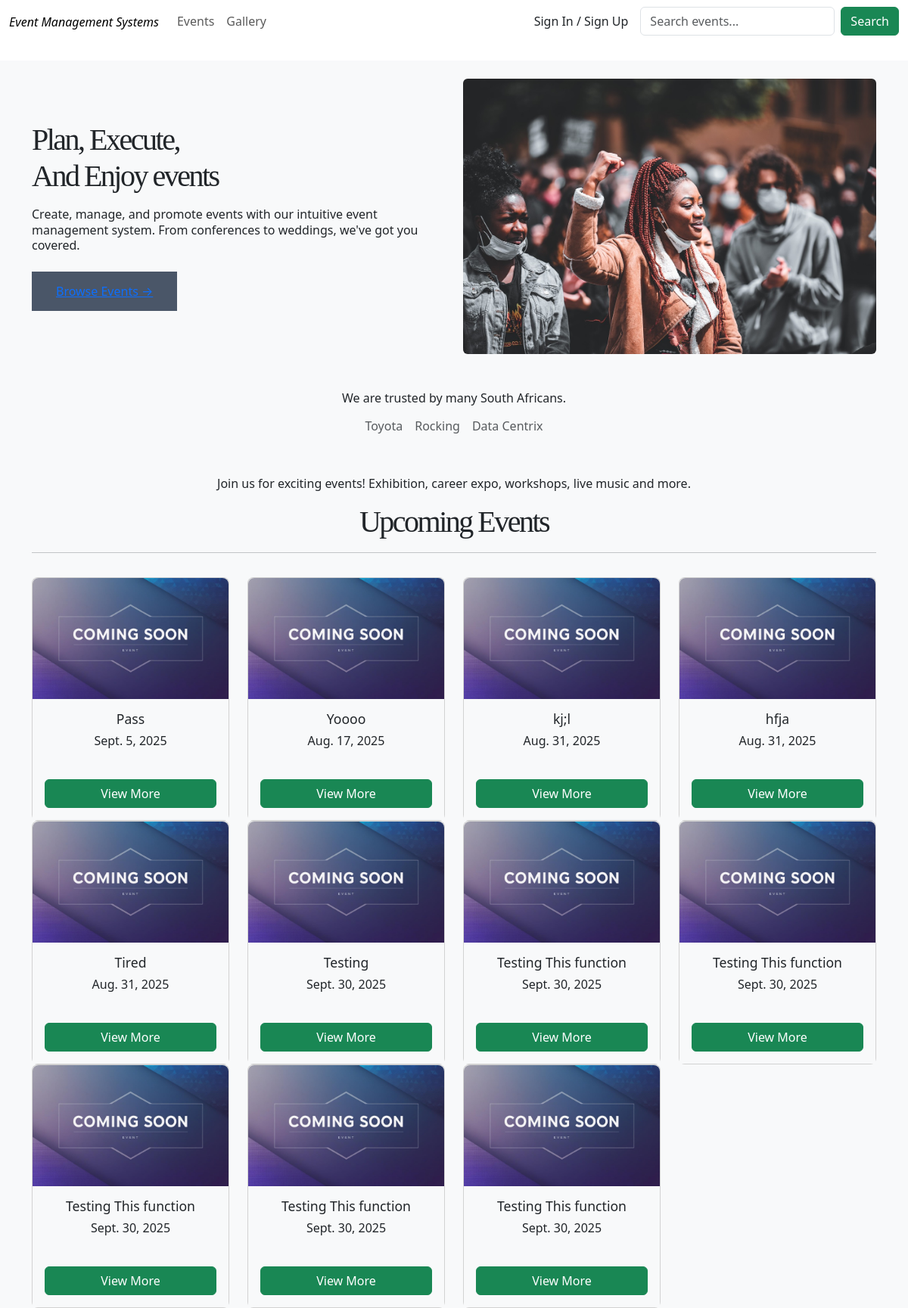
The page / on the database its author committed.
### event_app/models.py (models this page shows, shortened)
class Event(models.Model):
    MUSIC_ARTS = 'music-arts'
    BUSINESS = 'business'
    SPORTS = 'sports'
    TECHNOLOGY = 'technology'
    FOOD_DRINK = 'food-drink'
    HEALTH_WELLNESS = 'health-wellness'
    EDUCATION = 'education'
    COMMUNITY = 'community'
    CHARITY = 'charity'
    GOVERNMENT = 'government'
    TOURISM = 'tourism'
    CATEGORY_CHOICES = [
        (MUSIC_ARTS, 'Music & Arts'),
        (BUSINESS, 'Business & Professional'),
        (SPORTS, 'Sports & Fitness'),
        (TECHNOLOGY, 'Technology'),
        (FOOD_DRINK, 'Food & Drink'),
        (HEALTH_WELLNESS, 'Health & Wellness'),
        (EDUCATION, 'Education & Learning'),
        (COMMUNITY, 'Community & Culture'),
        (CHARITY, 'Charity & Fundraising'),
        (GOVERNMENT, 'Government & Politics'),
        (TOURISM, 'Tourism & Hospitality'),
    ]
    DRAFT = 'draft'
    PUBLISHED = 'published'
    CANCELLED = 'cancelled'
    PENDING = 'pending'
    REJECTED = 'rejected'
    STATUS_CHOICES = [
        (DRAFT, 'Draft'),
        (PUBLISHED, 'Published'),
        (CANCELLED, 'Cancelled'),
        (PENDING, 'Pending'),
    ]
    title = models.CharField(max_length=200)
    description = models.TextField()
    category = models.CharField(max_length=80, choices=CATEGORY_CHOICES)
    status = models.CharField(max_length=20, choices=STATUS_CHOICES, default=DRAFT)
    organizer = models.ForeignKey(User, on_delete=models.CASCADE, related_name='organized_events')
    is_approved = models.BooleanField(default=False)
    attendees = models.ManyToManyField(
        Attendee,
        through='EventRegistration',
        related_name='events',
        blank=True
    )
    start_date = models.DateField()
    end_date = models.DateField()
    start_time = models.TimeField()
    end_time = models.TimeField()
    venue = models.CharField(max_length=200)
    city = models.CharField(max_length=100)
    is_online = models.BooleanField(default=False)
    online_link = models.URLField(blank=True, null=True)
    image = models.ImageField(upload_to='event_images/', blank=True, null=True)
    tags = models.TextField(help_text='Comma-separated tags', blank=True)
    max_attendees = models.PositiveIntegerField(blank=True, null=True)
    registration_deadline = models.DateTimeField(blank=True, null=True)
    views_count = models.PositiveIntegerField(default=0, editable=False)
    created_at = models.DateTimeField(auto_now_add=True)
    updated_at = models.DateTimeField(auto_now=True)
    class Meta:
        ordering = ['-created_at']

### event_app/views.py (the view)
# urls.py: path('', views.home_view, name='home'),
def home_view(request):
    events = Event.objects.filter(status=Event.PUBLISHED)
    return render(request, 'home.html', {'events': events})

### templates/home.html (shortened to what this page needs)
{% extends "base.html" %}
{%load static%}
{%block content %}
<section id="hero" class="container-fluid mt-4 p-4">
   <div class="container">
    <div class="row align-items-center flex-md-row flex-column-reverse text-center text-md-start">
      <div class="col-md-6 hero-content ">
        <h1 class="mb-3">Plan, Execute, <br>And Enjoy events</h1>
        <p class="mb-4">Create, manage, and promote events with our intuitive event management
      system. From conferences to weddings, we've got you covered.
      </p>
      <a href="" class="button">Browse Events →</a>
      </div>
      <div class="col-md-6 mb-4 mb-md-0">
        <img src="{% static 'images/woman.jpg' %}" alt="People enjoying an event" class="img-fluid rounded">
      </div>
    </div>
    <div class="trusted-partners mt-5 text-center">
      <p>We are trusted by many South Africans.</p>
      <div class="d-flex flex-wrap justify-content-center gap-3">
        <p class="text-muted"> Toyota</p>
        <p class="text-muted">Rocking</p>
        <p class="text-muted">Data Centrix</p>
      </div>
    </div>
  </div>
</section>
<section id="upcoming-events">
  <div class="container">
    <div class="py-3 text-center">
      <p>
        Join us for exciting events! Exhibition, career expo, workshops, live
        music and more.
      </p>
      <h1 class="category-title mb-2">Upcoming Events</h1>
      <hr class="section-divider mb-3">
    </div>
    <div class="row">
      {% for event in events %}
      <div class="col-md-3 d-flex align-items-stretch">
        <div class="card w-100 h-100" style="border-radius: 8px; min-height: 320px;">
          {% if event.image %}
            <img src="{{ event.image.url }}" class="card-img-top" style="height: 160px; object-fit: cover; border-top-left-radius: 8px; border-top-right-radius: 8px;" alt="{{ event.title }}">
          {% else %}
            <img src="{% static 'images/default1.jpg' %}" class="card-img-top" style="height: 160px; object-fit: cover; border-top-left-radius: 8px; border-top-right-radius: 8px;" alt="Default Event Image">
          {% endif %}
          <div class="card-body text-center bg-light text-dark d-flex flex-column justify-content-between" style="height: 160px;">
            <h5 class="card-title" style="font-size: 1.1rem;">{{ event.title }}</h5>
            <p class="card-text mb-2">{{ event.start_date }}</p>
            <a href="{% url 'event_details' event.pk %}" class="btn btn-success mt-auto">View More</a>
          </div>
        </div>
      </div>
      {% empty %}
      <p class="text-muted">No events found.</p>
      {% endfor %}
    </div>
  </div>
</section>
{% endblock content %}

### rows shown on the page
Event: title "Pass", start_date "Sept. 5, 2025"
Event: title "Yoooo", start_date "Aug. 17, 2025"
Event: title "kj;l", start_date "Aug. 31, 2025"
Event: title "hfja", start_date "Aug. 31, 2025"
Event: title "Tired", start_date "Aug. 31, 2025"
Event: title "Testing", start_date "Sept. 30, 2025"
Event: title "Testing This function", start_date "Sept. 30, 2025"
Event: title "Testing This function", start_date "Sept. 30, 2025"
Event: title "Testing This function", start_date "Sept. 30, 2025"
Event: title "Testing This function", start_date "Sept. 30, 2025"
Event: title "Testing This function", start_date "Sept. 30, 2025"
